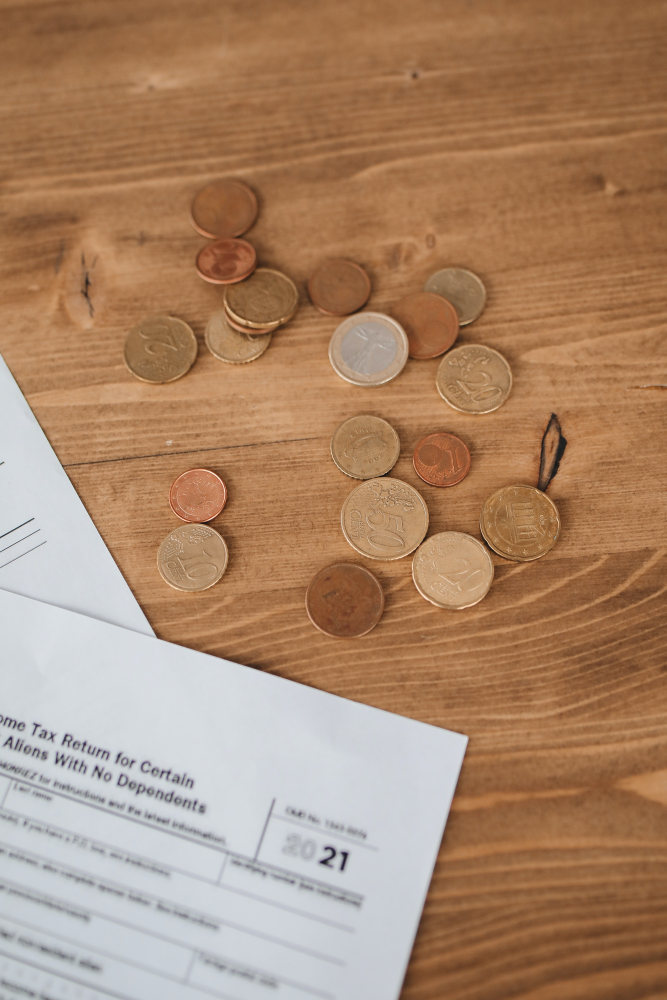
#> input picture images/coin4.jpg, 2000 x 3000 px, found by its file name (shown at 1/3 size)
$ python 10.opencv_sobel_scharr.py   (older library calls are emulated)
#> lines starting #> are read from the running program, lines starting #| are printed output that depends on the picture
import argparse
import cv2
import imutils

ap = argparse.ArgumentParser()
ap.add_argument("-i", "--image", type=str, default="E:\ComputerVision\PyImageSearch\Opencv\images\coin4.jpg", help="Path to image")
ap.add_argument("-s", "--scharr", type=int, default=0, help="If you want scharr enter the value greater than 0")
args = vars(ap.parse_args())

image = cv2.imread(args["image"])
#> image is the input picture: shape (3000, 2000, 3); mean B, G, R 108.2, 135.9, 170.9
image = imutils.resize(image, height=640, width=400)
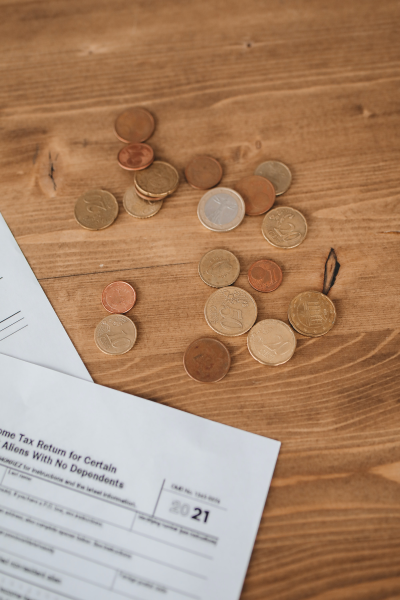
#> image: shape (600, 400, 3); mean B, G, R 108.2, 135.9, 170.9
gray = cv2.cvtColor(image, cv2.COLOR_BGR2GRAY)
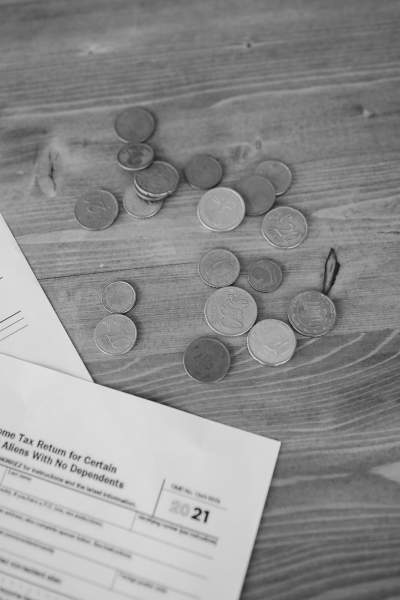
#> gray: shape (600, 400); min 24, max 223, mean 143.2
cv2.imshow("gray", gray)

ksize = -1 if args["scharr"] > 0 else 3
gX = cv2.Sobel(gray, ddepth=cv2.CV_32F, dx=1, dy=0, ksize=ksize)
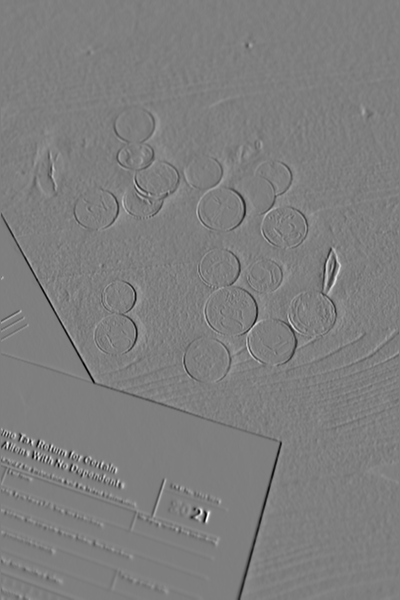
#> gX: shape (600, 400) float32; min -532, max 537, mean -1.2; drawn with min black and max white
gY = cv2.Sobel(gray, ddepth=cv2.CV_32F, dx=0, dy=1, ksize=ksize)
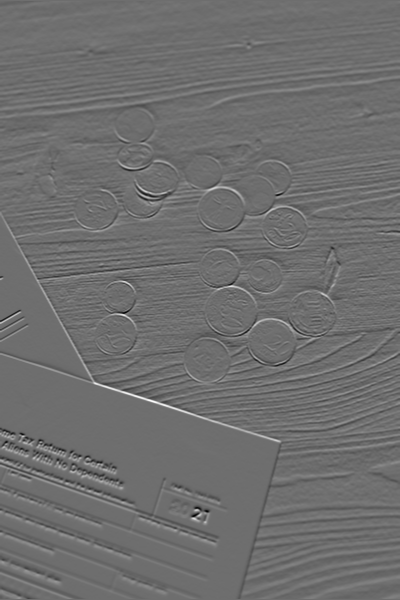
#> gY: shape (600, 400) float32; min -493, max 644, mean 0.6; drawn with min black and max white

# the gradient magnitude images are now of the floating point data type, so we need to take care
# to convert them back a to unsigned 8-bit integer representation so other OpenCV functions can
# operate on them and visualize them
gX = cv2.convertScaleAbs(gX)
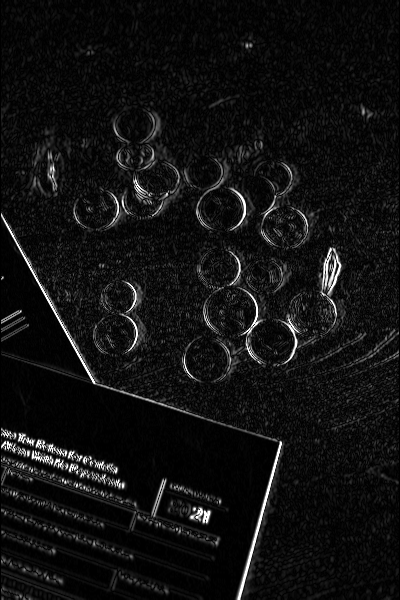
#> gX: shape (600, 400); min 0, max 255, mean 17.1
gY = cv2.convertScaleAbs(gY)
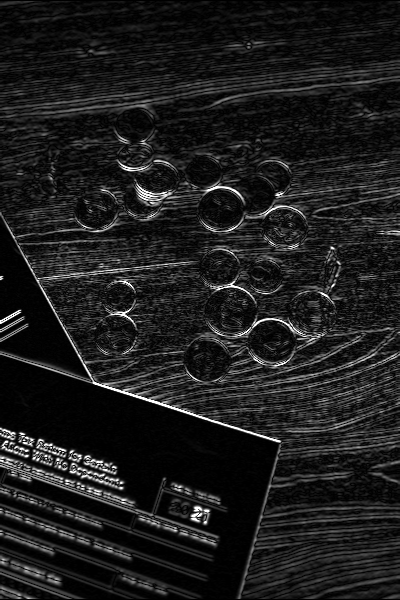
#> gY: shape (600, 400); min 0, max 255, mean 29

# combine the gradient representations into a single image
combined = cv2.addWeighted(gX, 0.5, gY, 0.5, 0)
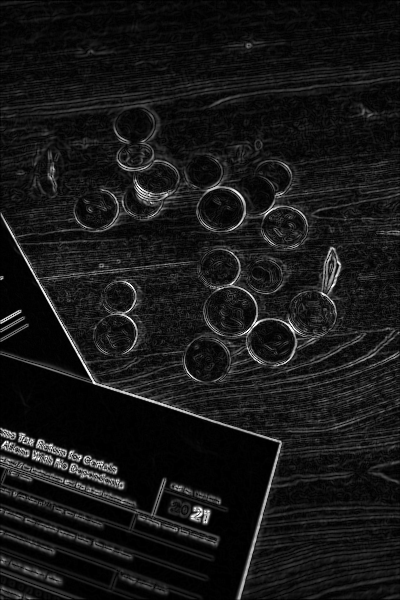
#> combined: shape (600, 400); min 0, max 255, mean 23

cv2.imshow("Sobel/Scharr X", gX)
cv2.imshow("Sobel/Scharr", gY)
cv2.imshow("Soble/Scharr Combined", combined)
cv2.waitKey(0)

$ run again, with images/coin1.jpg copied over images/coin4.jpg
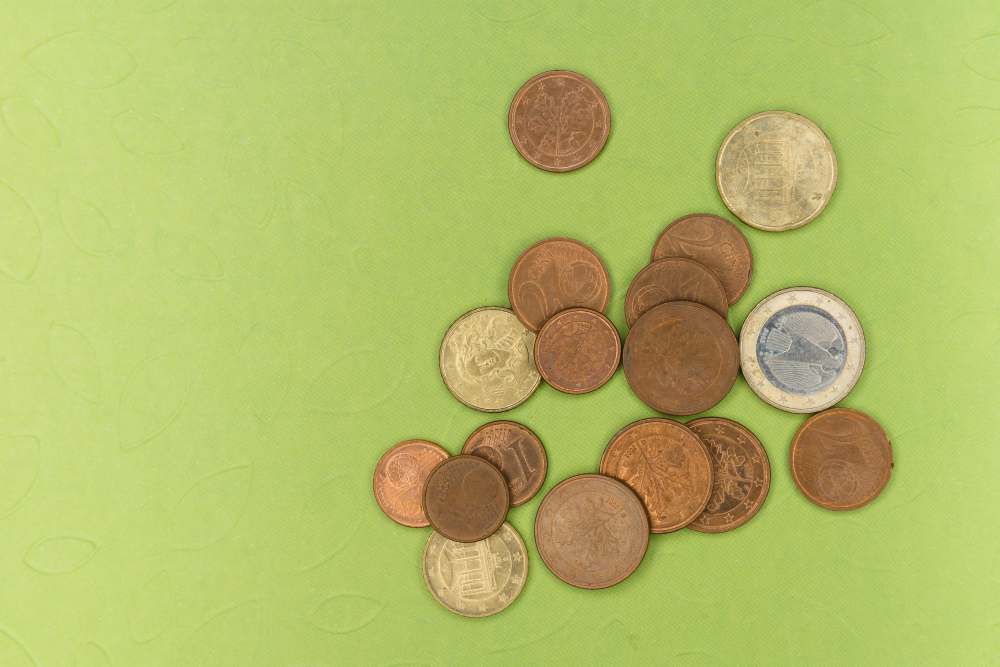
#> input picture images/coin1.jpg, 3999 x 2666 px, found by its file name (shown at 1/4 size)
#> image is the input picture: shape (2666, 3999, 3); mean B, G, R 104.1, 188.6, 179.1
#> image: shape (266, 400, 3)
#> `gY = cv2.Sobel(gray, ddepth=cv2.CV_32F, dx=0, dy=1, ksize=ksize)`:
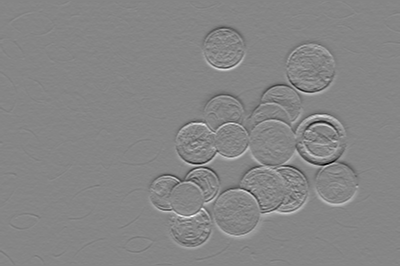
#> gY: shape (266, 400) float32; min -456, max 412, mean -0.1; drawn with min black and max white
#> `combined = cv2.addWeighted(gX, 0.5, gY, 0.5, 0)`:
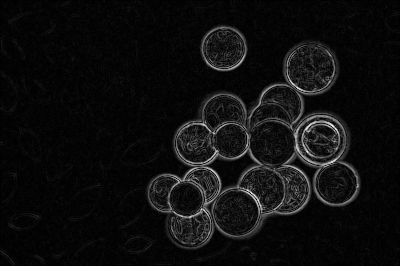
#> combined: shape (266, 400); min 0, max 255, mean 14.1
